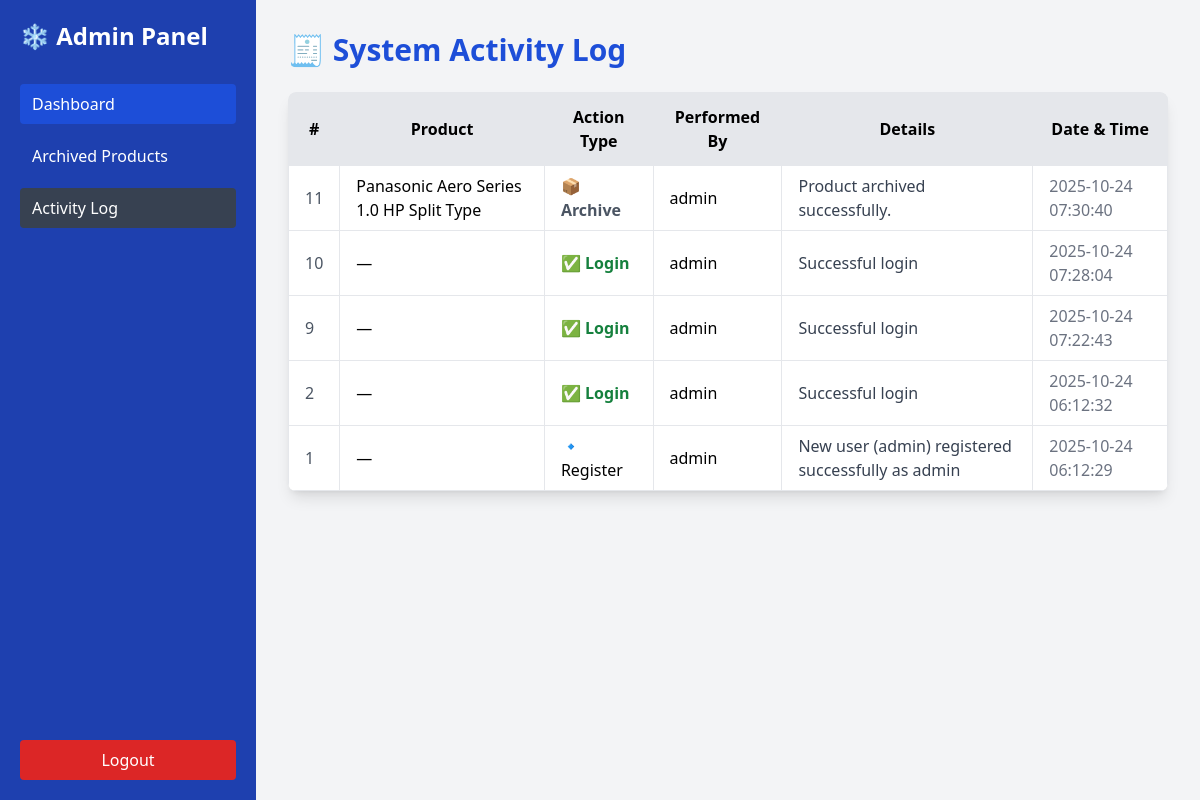
The page /aircon_inventory/activity_log.php (signed in) on the database its author committed.
### tables this page shows
CREATE TABLE `product_activity_log` (
  `id` int(11) NOT NULL,
  `product_id` int(11) DEFAULT NULL,
  `product_name` varchar(100) DEFAULT NULL,
  `action_type` enum('Add','Edit','Archive','Restore','Delete','Login','Logout','Failed Login','Register') NOT NULL,
  `performed_by` varchar(50) NOT NULL,
  `details` text DEFAULT NULL,
  `performed_at` timestamp NOT NULL DEFAULT current_timestamp()
);

### aircon_inventory/activity_log.php (the view, shortened to what this page needs)
<?php
$conn = new mysqli("localhost", "root", "", "aircon_inventory");
$result = $conn->query("SELECT * FROM product_activity_log ORDER BY performed_at DESC");
$isAdmin = $_SESSION['role'] === 'admin';
$themeColor = $isAdmin ? 'blue' : 'yellow';
?>
<!DOCTYPE html>
<html lang="en">
<head>
  <script src="https://cdn.tailwindcss.com"></script>
</head>
<body class="bg-gray-100 flex min-h-screen">
  <aside class="w-64 <?= $isAdmin ? 'bg-blue-800' : 'bg-yellow-500' ?> text-white min-h-screen p-5 flex flex-col justify-between">
    <div>
      <h2 class="text-2xl font-bold mb-8">
        <?= $isAdmin ? '❄️ Admin Panel' : '👷 Staff Panel' ?>
      </h2>
      <nav class="space-y-3">
        <a href="<?= $isAdmin ? 'dashboard.php' : 'staff_dashboard.php' ?>" class="block <?= $isAdmin ? 'bg-blue-700 hover:bg-blue-600' : 'bg-yellow-400 hover:bg-yellow-300' ?> px-3 py-2 rounded">Dashboard</a>
        <a href="archived_products.php" class="block px-3 py-2 rounded hover:bg-<?= $themeColor ?>-600">Archived Products</a>
        <a href="activity_log.php" class="block px-3 py-2 rounded bg-gray-700">Activity Log</a>
      </nav>
    </div>
    <a href="login.php?logout=1" class="block px-3 py-2 rounded bg-red-600 hover:bg-red-700 text-center">Logout</a>
  </aside>
  <main class="flex-1 p-8 overflow-x-auto">
    <h1 class="text-3xl font-bold text-<?= $themeColor ?>-700 mb-6">🧾 System Activity Log</h1>
    <div class="bg-white shadow-lg rounded-lg overflow-hidden">
      <table class="w-full border-collapse">
        <thead class="bg-gray-200">
          <tr>
            <th class="py-3 px-4 border">#</th>
            <th class="py-3 px-4 border">Product</th>
            <th class="py-3 px-4 border">Action Type</th>
            <th class="py-3 px-4 border">Performed By</th>
            <th class="py-3 px-4 border">Details</th>
            <th class="py-3 px-4 border">Date & Time</th>
          </tr>
        </thead>
        <tbody>
          <?php if ($result->num_rows > 0): ?>
            <?php while ($row = $result->fetch_assoc()): ?>
              <?php
                $colorClass = match($row['action_type']) {
                  'Add' => 'text-green-600 font-semibold',
                  'Edit' => 'text-yellow-600 font-semibold',
                  'Archive' => 'text-gray-600 font-semibold',
                  'Restore' => 'text-blue-600 font-semibold',
                  'Delete' => 'text-red-600 font-semibold',
                  'Login' => 'text-green-700 font-bold',
                  'Logout' => 'text-red-700 font-bold',
                  'Failed Login' => 'text-red-500 font-bold',
                  default => 'text-black'
                };
                $icon = match($row['action_type']) {
                  'Add' => '➕',
                  'Edit' => '✏️',
                  'Archive' => '📦',
                  'Restore' => '♻️',
                  'Delete' => '🗑️',
                  'Login' => '✅',
                  'Logout' => '🚪',
                  'Failed Login' => '❌',
                  default => '🔹'
                };
              ?>
              <tr class="hover:bg-gray-50">
                <td class="border px-4 py-2 text-gray-600"><?= $row['id'] ?></td>
                <td class="border px-4 py-2"><?= htmlspecialchars($row['product_name'] ?? '—') ?></td>
                <td class="border px-4 py-2 <?= $colorClass ?>"><?= $icon ?> <?= htmlspecialchars($row['action_type']) ?></td>
                <td class="border px-4 py-2"><?= htmlspecialchars($row['performed_by'] ?? 'System') ?></td>
                <td class="border px-4 py-2 text-gray-700"><?= htmlspecialchars($row['details'] ?? '—') ?></td>
                <td class="border px-4 py-2 text-gray-500"><?= $row['performed_at'] ?></td>
              </tr>
            <?php endwhile; ?>
          <?php else: ?>
            <tr>
              <td colspan="6" class="text-center py-4 text-gray-500">No activity logs found.</td>
            </tr>
          <?php endif; ?>
        </tbody>
      </table>
    </div>
  </main>
</body>
</html>

### rows shown on the page
product_activity_log: id "11", product_name "Panasonic Aero Series 1.0 HP Split Type", action_type "📦", action_type "Archive", performed_by "admin", details "Product archived successfully.", performed_at "2025-10-24 07:30:40"
product_activity_log: id "10", product_name "—", action_type "✅", action_type "Login", performed_by "admin", details "Successful login", performed_at "2025-10-24 07:28:04"
product_activity_log: id "9", product_name "—", action_type "✅", action_type "Login", performed_by "admin", details "Successful login", performed_at "2025-10-24 07:22:43"
product_activity_log: id "2", product_name "—", action_type "✅", action_type "Login", performed_by "admin", details "Successful login", performed_at "2025-10-24 06:12:32"
product_activity_log: id "1", product_name "—", action_type "🔹", action_type "Register", performed_by "admin", details "New user (admin) registered successfully as admin", performed_at "2025-10-24 06:12:29"
